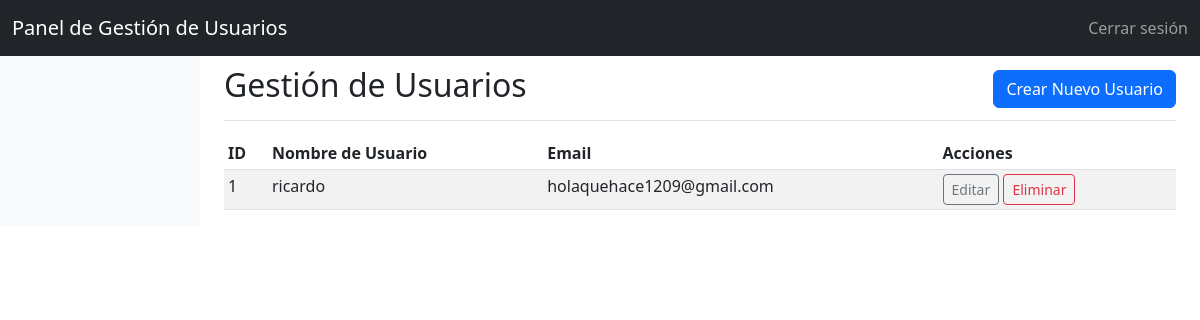
The page /dashboard (signed in) on the database as committed earlier.
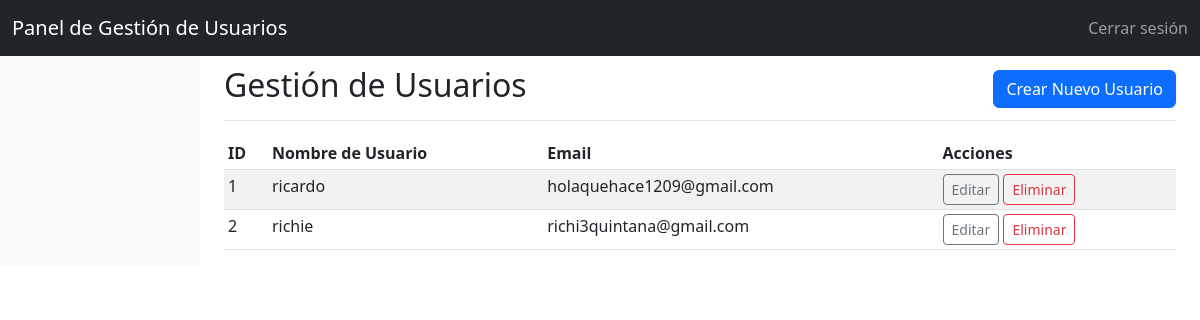
The same page on the database as committed later.
### main.py (models this page shows, shortened)
class Usuario(db.Model):
    id = db.Column(db.Integer, primary_key=True)
    email = db.Column(db.String(120), unique=True, nullable=False)
    username = db.Column(db.String(50), unique=True, nullable=False)
    password_hash = db.Column(db.String(150), nullable=False)

### main.py (the view)
@app.route("/dashboard")
def dashboard():
    if "username" in session:
        users = Usuario.query.all()
        return render_template("dashboard.html", username=session['username'], users=users)
    return redirect(url_for('index'))

### templates/dashboard.html (shortened to what this page needs)
<!DOCTYPE html>
<html lang="es">
<head>
    <link href="https://cdnjs.cloudflare.com/ajax/libs/bootstrap/5.3.0/css/bootstrap.min.css" rel="stylesheet">
    <link rel="stylesheet" href="{{ url_for('static', filename='dashboard.css') }}">
</head>
<body>
    <nav class="navbar navbar-dark bg-dark fixed-top">
        <div class="container-fluid">
            <a class="navbar-brand" href="#">Panel de Gestión de Usuarios</a>
            <ul class="navbar-nav ms-auto">
                <li class="nav-item"><a class="nav-link" href="{{ url_for('logout') }}">Cerrar sesión</a></li>
            </ul>
        </div>
    </nav>
    <div class="container-fluid">
        <div class="row">
            <nav id="sidebarMenu" class="col-md-3 col-lg-2 d-md-block bg-light sidebar collapse">
                <div class="position-sticky pt-3">
                </div>
            </nav>
            <main class="col-md-9 ms-sm-auto col-lg-10 px-md-4">
                <div class="d-flex justify-content-between flex-wrap flex-md-nowrap align-items-center pt-3 pb-2 mb-3 border-bottom">
                    <h1 class="h2">Gestión de Usuarios</h1>
                    <button class="btn btn-primary" data-bs-toggle="modal" data-bs-target="#createUserModal">Crear Nuevo Usuario</button>
                </div>
                <div class="table-responsive">
                    <table class="table table-striped table-sm">
                        <thead>
                            <tr>
                                <th>ID</th>
                                <th>Nombre de Usuario</th>
                                <th>Email</th>
                                <th>Acciones</th>
                            </tr>
                        </thead>
                        <tbody>
                            {% for user in users %}
                            <tr>
                                <td>{{ user.id }}</td>
                                <td>{{ user.username }}</td>
                                <td>{{ user.email }}</td>
                                <td>
                                    <button class="btn btn-sm btn-outline-secondary" data-bs-toggle="modal" data-bs-target="#editUserModal{{ user.id }}">Editar</button>
                                    <button class="btn btn-sm btn-outline-danger" data-bs-toggle="modal" data-bs-target="#deleteUserModal{{ user.id }}">Eliminar</button>
                                </td>
                            </tr>
                            {% endfor %}
                        </tbody>
                    </table>
                </div>
            </main>
        </div>
    </div>
</body>
</html>

### static/dashboard.css (style rules this page uses)
body { padding-top: 50px; }

Rows that differ between the two databases and show on the page:
added Usuario: id "2", username "richie", email "richi3quintana@gmail.com"
